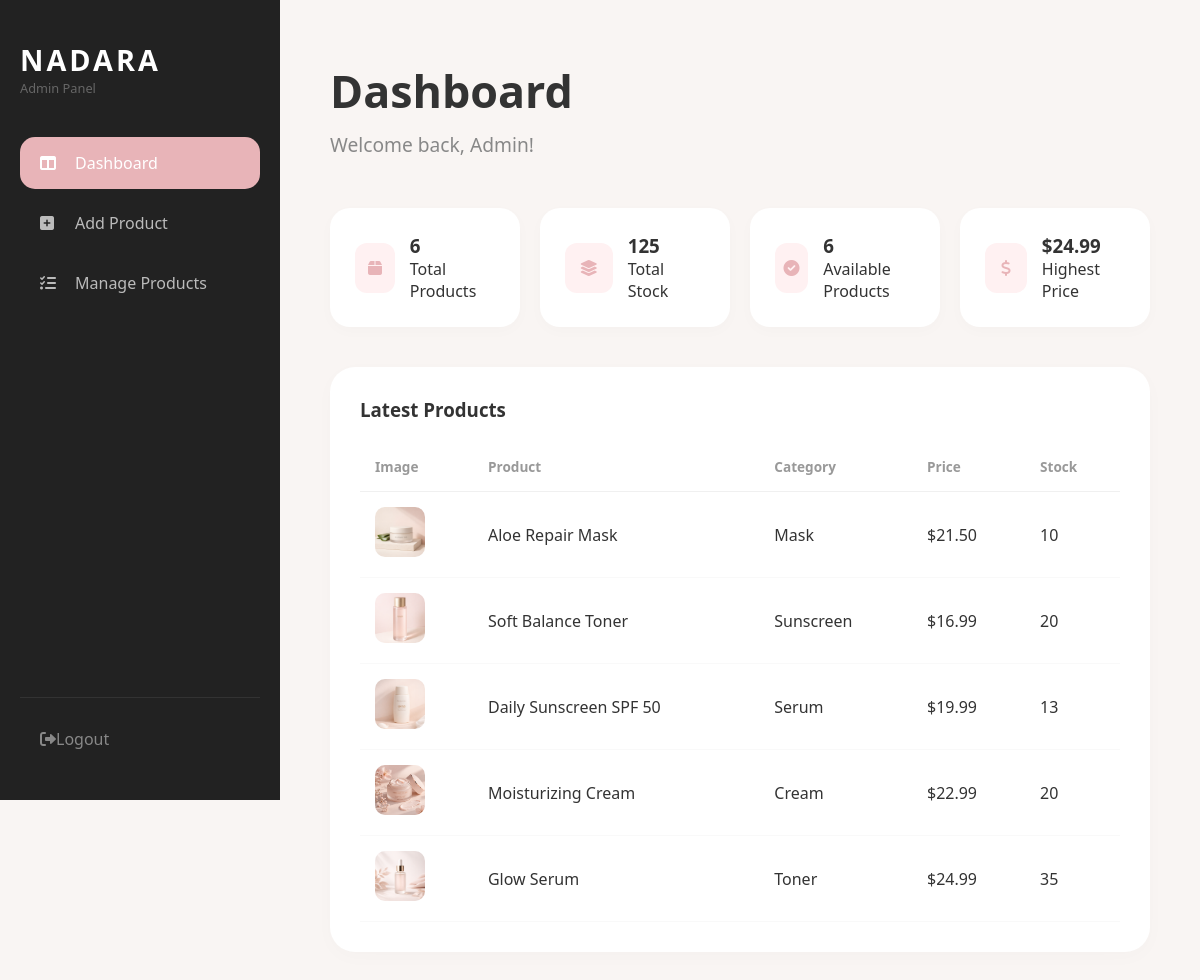
The app's page /dashbord.php with its own data.
### tables this page shows
CREATE TABLE `products` (
  `product_id` int(11) NOT NULL,
  `name` varchar(100) NOT NULL,
  `image` varchar(255) NOT NULL,
  `stock` int(11) NOT NULL,
  `price` decimal(10,2) NOT NULL,
  `description` text DEFAULT NULL,
  `category` varchar(100) DEFAULT NULL,
  `size` varchar(50) DEFAULT NULL
);

### dashbord.php (the view, shortened to what this page needs)
<?php
include 'db.php';
$count_products = mysqli_fetch_assoc(
    mysqli_query($conn, "SELECT COUNT(*) as total FROM products")
)['total'];
$total_stock = mysqli_fetch_assoc(
    mysqli_query($conn, "SELECT SUM(stock) as total FROM products")
)['total'] ?? 0;
$highest_price = mysqli_fetch_assoc(
    mysqli_query($conn, "SELECT MAX(price) as max_price FROM products")
)['max_price'] ?? 0;
$available_products = mysqli_fetch_assoc(
    mysqli_query($conn, "SELECT COUNT(*) as total FROM products WHERE stock > 0")
)['total'];
?>
<!DOCTYPE html>
<html lang="en">
<head>
    <link rel="stylesheet" href="style1.css">
    <link rel="stylesheet" href="https://cdnjs.cloudflare.com/ajax/libs/font-awesome/6.0.0/css/all.min.css">
</head>
<body>
<div class="dashboard-wrapper">
    <?php include 'slide.php'; ?>
    <main class="main-content">
        <div class="header-section">
            <h2>Dashboard</h2>
            <p>Welcome back, Admin!</p>
        </div>
        <div class="stats-grid">
            <div class="stat-card">
                <div class="icon-box">
                    <i class="fas fa-box"></i>
                </div>
                <div class="stat-info">
                    <h3><?php echo $count_products; ?></h3>
                    <p>Total Products</p>
                </div>
            </div>
            <div class="stat-card">
                <div class="icon-box">
                    <i class="fas fa-layer-group"></i>
                </div>
                <div class="stat-info">
                    <h3><?php echo $total_stock; ?></h3>
                    <p>Total Stock</p>
                </div>
            </div>
            <div class="stat-card">
                <div class="icon-box">
                    <i class="fas fa-check-circle"></i>
                </div>
                <div class="stat-info">
                    <h3><?php echo $available_products; ?></h3>
                    <p>Available Products</p>
                </div>
            </div>
            <div class="stat-card">
                <div class="icon-box">
                    <i class="fas fa-dollar-sign"></i>
                </div>
                <div class="stat-info">
                    <h3>$<?php echo number_format($highest_price, 2); ?></h3>
                    <p>Highest Price</p>
                </div>
            </div>
        </div>
        <section class="recent-orders-section products-preview">
            <h3>Latest Products</h3>
            <table class="orders-table">
                <thead>
                    <tr>
                        <th>Image</th>
                        <th>Product</th>
                        <th>Category</th>
                        <th>Price</th>
                        <th>Stock</th>
                    </tr>
                </thead>
                <tbody>
                    <?php
                    $products_query = mysqli_query(
                        $conn,
                        "SELECT * FROM products ORDER BY product_id DESC LIMIT 5"
                    );
                    if(mysqli_num_rows($products_query) > 0){
                        while($product = mysqli_fetch_assoc($products_query)){
                    ?>
                    <tr>
                        <td>
                            <img
                                src="images/<?php echo $product['image']; ?>"
                                width="50"
                                height="50"
                                style="border-radius:10px; object-fit:cover;"
                            >
                        </td>
                        <td>
                            <?php echo htmlspecialchars($product['name']); ?>
                        </td>
                        <td>
                            <?php echo htmlspecialchars($product['category']); ?>
                        </td>
                        <td>
                            $<?php echo number_format($product['price'], 2); ?>
                        </td>
                        <td>
                            <?php echo $product['stock']; ?>
                        </td>
                    </tr>
                    <?php
                        }
                    }
                    ?>
                </tbody>
            </table>
        </section>
    </main>
</div>
</body>
</html>

### style1.css (style rules this page uses)
:root { --primary: #E8B4B8; --primary-hover: #d69ea2; --bg-color: #F9F5F3; --sidebar-dark: #222222; --white: #ffffff; --text-dark: #333333; --text-grey: #888888; --transition: 0.3s ease; }
* { margin: 0; padding: 0; box-sizing: border-box; font-family: 'Segoe UI', Tahoma, sans-serif; }
body { background-color: var(--bg-color); min-height: 100vh; color: var(--text-dark); }
.dashboard-wrapper { display: flex; min-height: 100vh; }
.main-content { margin-left: 280px; flex: 1; padding: 50px; }
.stats-grid { display: grid; grid-template-columns: repeat(4, 1fr); gap: 20px; margin-bottom: 40px; }
.stat-card { background: var(--white); padding: 25px; border-radius: 20px; display: flex; align-items: center; box-shadow: 0 4px 15px rgba(0,0,0,0.02); }
.icon-box { background: #FFF1F2; color: var(--primary); width: 50px; height: 50px; border-radius: 12px; display: flex; justify-content: center; align-items: center; margin-right: 15px; }
.table-card, .recent-orders-section, .form-card { background: white; padding: 30px; border-radius: 25px; box-shadow: 0 5px 20px rgba(0,0,0,0.02); }
.orders-table, .products-table { width: 100%; border-collapse: collapse; text-align: left; }
.orders-table th, .products-table th { padding: 15px; color: #999; font-size: 0.85rem; border-bottom: 1px solid #f0f0f0; }
.orders-table td, .products-table td { padding: 15px; border-bottom: 1px solid #f9f9f9; vertical-align: middle; }
.header-section { margin-bottom: 40px; padding-top: 20px; }
.header-section h2 { font-size: 2.5rem; font-weight: 700; margin-bottom: 10px; color: #333; }
.header-section p { font-size: 1.1rem; color: #888; }

### dashbord.php (style rules this page uses)
.header-section { margin-bottom: 50px; padding-top: 10px; }
.header-section h2 { font-size: 2.8rem; font-weight: 700; margin-bottom: 10px; }
.header-section p { font-size: 1.2rem; color: #888; }
.products-preview { margin-top: 40px; }
.products-preview h3 { margin-bottom: 20px; }

### records on screen
products: image (picture), name "Aloe Repair Mask", category "Mask", price "21.50", stock "10"
products: image (picture), name "Soft Balance Toner", category "Sunscreen", price "16.99", stock "20"
products: image (picture), name "Daily Sunscreen SPF 50", category "Serum", price "19.99", stock "13"
products: image (picture), name "Moisturizing Cream", category "Cream", price "22.99", stock "20"
products: image (picture), name "Glow Serum", category "Toner", price "24.99", stock "35"

### other values on screen
$count_products "6"
$total_stock "125"
$available_products "6"
$highest_price "24.99"
